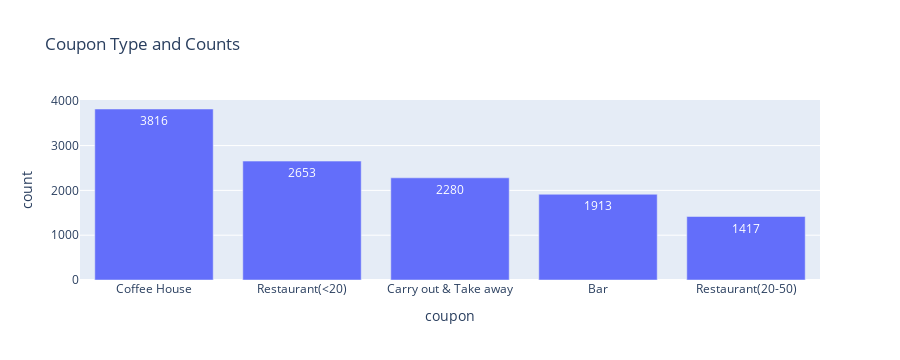

Notebook cell for this chart:
### Markdown cell above
5. Use a bar plot to visualize the `coupon` column.

### Code cell
import plotly.express as px

coupon_s = data_clean["coupon"].value_counts()
coupon_df = coupon_s.to_frame().reset_index()
coupon_df
px.bar(coupon_df.sort_values("count", ascending=False), x = "coupon", y="count", title="Coupon Type and Counts", text_auto=True)

#p = sns.barplot(coupon_df, x='coupon', y='count', hue='coupon')
#type(p)
#p.label(title="Penguin species exhibit distinct bill shapes")

### Figure 1 — Plotly figure (JSON) as saved in the notebook; plotly's stock layout.template omitted (floating-point values rounded to 4 significant figures)
{"data": [{"alignmentgroup": "True", "hovertemplate": "coupon=%{x}<br>count=%{y}<extra></extra>", "legendgroup": "", "marker": {"color": "#636efa", "pattern": {"shape": ""}}, "name": "", "offsetgroup": "", "orientation": "v", "showlegend": false, "textposition": "auto", "texttemplate": "%{y}", "type": "bar", "x": ["Coffee House", "Restaurant(<20)", "Carry out & Take away", "Bar", "Restaurant(20-50)"], "xaxis": "x", "y": [3816, 2653, 2280, 1913, 1417], "yaxis": "y"}], "layout": {"barmode": "relative", "height": 360, "legend": {"tracegroupgap": 0}, "title": {"text": "Coupon Type and Counts"}, "xaxis": {"anchor": "y", "autorange": true, "domain": [0, 1], "range": [-0.5, 4.5], "title": {"text": "coupon"}, "type": "category"}, "yaxis": {"anchor": "x", "autorange": true, "domain": [0, 1], "range": [0, 4017.0], "title": {"text": "count"}, "type": "linear"}}}
